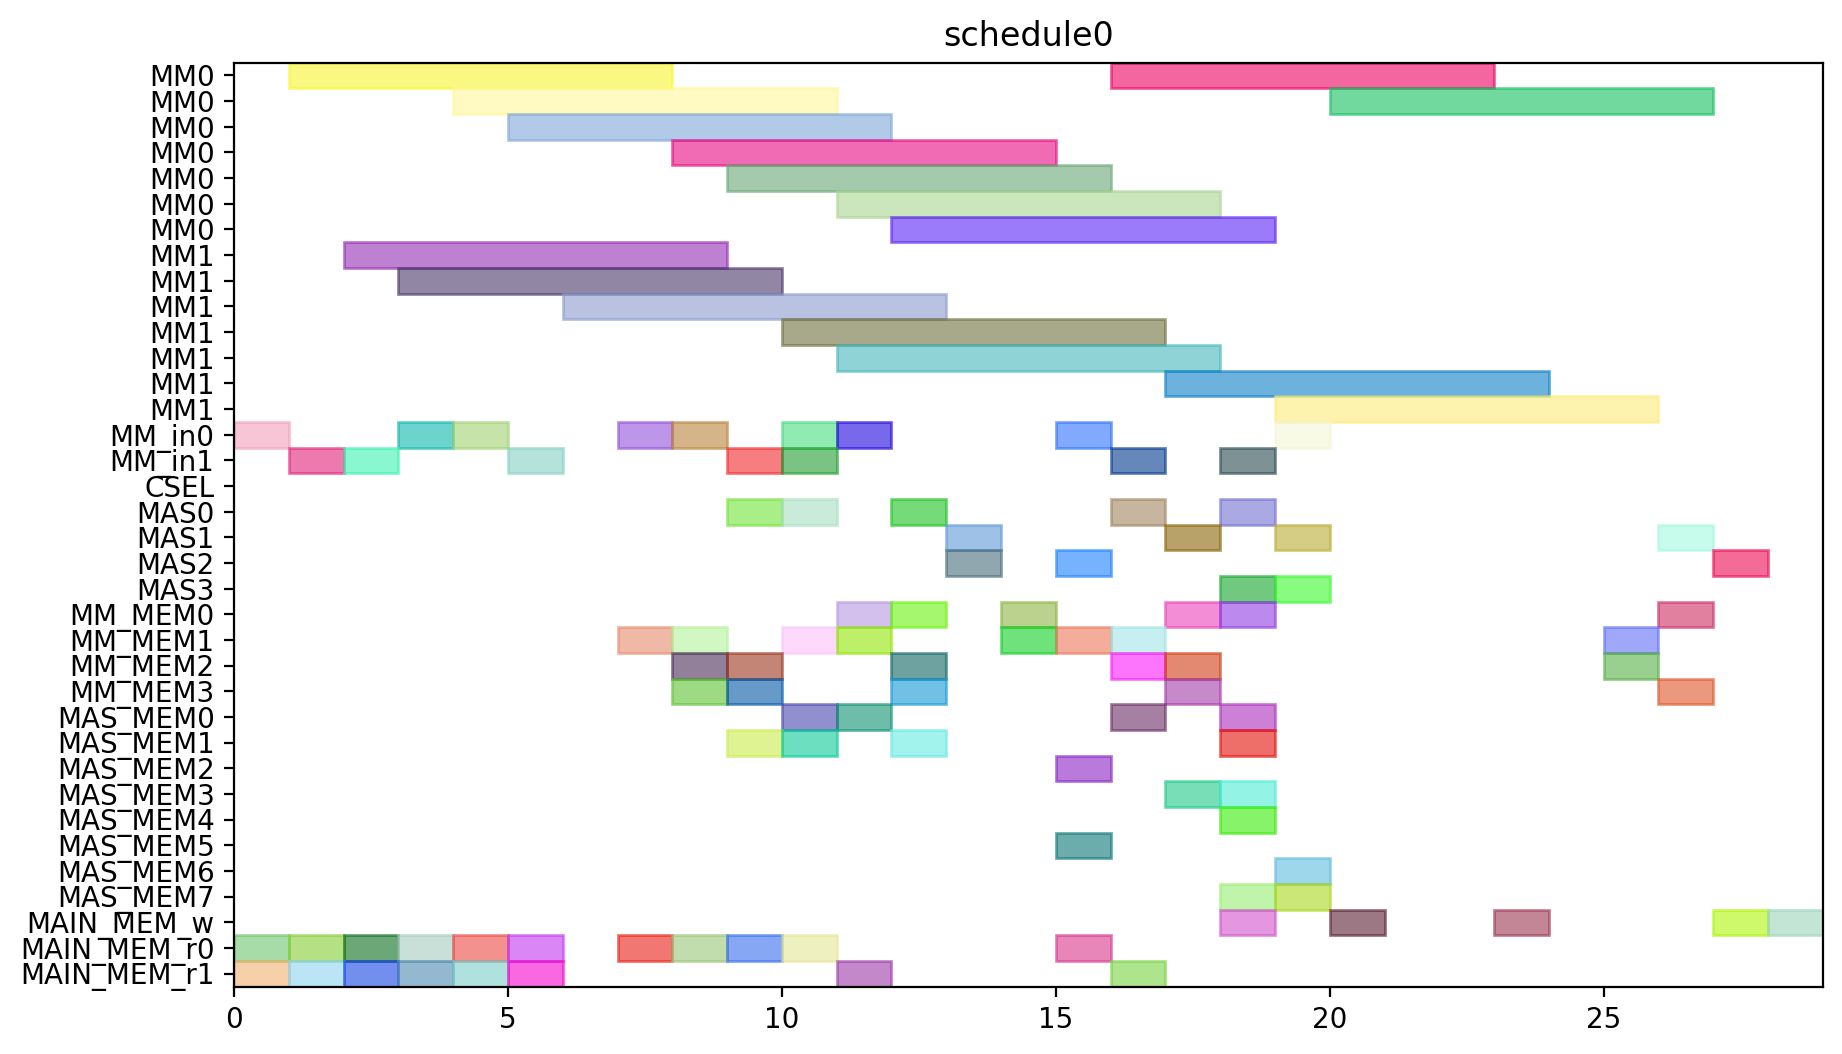

Write the Python code that produced this figure.
from pyschedule import Scenario, solvers, plotters, alt


def solve():
	horizon = 120
	S = Scenario("schedule0", horizon=horizon)

	# resource
	MM = S.Resources('MM', num=2, size=7)
	MM_in = S.Resources('MM_in', num=2)
	CSEL = S.Resource('CSEL')
	MAS = S.Resources('MAS', num=4, size=1, periods=range(1, horizon))
	MM_MEM = S.Resources('MM_MEM', num=4)
	MAS_MEM = S.Resources('MAS_MEM', num=8)
	MAIN_MEM_w = S.Resource('MAIN_MEM_w', size=1)
	MAIN_MEM_r = S.Resources('MAIN_MEM_r', num=2)

	# result of previous scheduling

	# new tasks
	t0 = S.Task('t0', length=7, delay_cost=1)
	t0 += alt(MM)
	t0_in = S.Task('t0_in', length=1, delay_cost=1)
	t0_in += alt(MM_in)
	S += t0_in*MM_in[0]<=t0*MM[0]
	S += t0_in*MM_in[1]<=t0*MM[1]
	t0_mem0 = S.Task('t0_mem0', length=1, delay_cost=1)
	t0_mem0 += MAIN_MEM_r[0]
	S += t0_mem0 <= t0

	t0_mem1 = S.Task('t0_mem1', length=1, delay_cost=1)
	t0_mem1 += MAIN_MEM_r[1]
	S += t0_mem1 <= t0

	t1 = S.Task('t1', length=7, delay_cost=1)
	t1 += alt(MM)
	t1_in = S.Task('t1_in', length=1, delay_cost=1)
	t1_in += alt(MM_in)
	S += t1_in*MM_in[0]<=t1*MM[0]
	S += t1_in*MM_in[1]<=t1*MM[1]
	t1_mem0 = S.Task('t1_mem0', length=1, delay_cost=1)
	t1_mem0 += MAIN_MEM_r[0]
	S += t1_mem0 <= t1

	t1_mem1 = S.Task('t1_mem1', length=1, delay_cost=1)
	t1_mem1 += MAIN_MEM_r[1]
	S += t1_mem1 <= t1

	t2 = S.Task('t2', length=7, delay_cost=1)
	t2 += alt(MM)
	t2_in = S.Task('t2_in', length=1, delay_cost=1)
	t2_in += alt(MM_in)
	S += t2_in*MM_in[0]<=t2*MM[0]
	S += t2_in*MM_in[1]<=t2*MM[1]
	t2_mem0 = S.Task('t2_mem0', length=1, delay_cost=1)
	t2_mem0 += MAIN_MEM_r[0]
	S += t2_mem0 <= t2

	t2_mem1 = S.Task('t2_mem1', length=1, delay_cost=1)
	t2_mem1 += MAIN_MEM_r[1]
	S += t2_mem1 <= t2

	t3 = S.Task('t3', length=7, delay_cost=1)
	t3 += alt(MM)
	t3_in = S.Task('t3_in', length=1, delay_cost=1)
	t3_in += alt(MM_in)
	S += t3_in*MM_in[0]<=t3*MM[0]
	S += t3_in*MM_in[1]<=t3*MM[1]
	t3_mem0 = S.Task('t3_mem0', length=1, delay_cost=1)
	t3_mem0 += MAIN_MEM_r[0]
	S += t3_mem0 <= t3

	t3_mem1 = S.Task('t3_mem1', length=1, delay_cost=1)
	t3_mem1 += MAIN_MEM_r[1]
	S += t3_mem1 <= t3

	t5 = S.Task('t5', length=7, delay_cost=1)
	t5 += alt(MM)
	t5_in = S.Task('t5_in', length=1, delay_cost=1)
	t5_in += alt(MM_in)
	S += t5_in*MM_in[0]<=t5*MM[0]
	S += t5_in*MM_in[1]<=t5*MM[1]
	t5_mem0 = S.Task('t5_mem0', length=1, delay_cost=1)
	t5_mem0 += MAIN_MEM_r[0]
	S += t5_mem0 <= t5

	t5_mem1 = S.Task('t5_mem1', length=1, delay_cost=1)
	t5_mem1 += MAIN_MEM_r[1]
	S += t5_mem1 <= t5

	t23 = S.Task('t23', length=7, delay_cost=1)
	t23 += alt(MM)
	t23_in = S.Task('t23_in', length=1, delay_cost=1)
	t23_in += alt(MM_in)
	S += t23_in*MM_in[0]<=t23*MM[0]
	S += t23_in*MM_in[1]<=t23*MM[1]
	t23_mem0 = S.Task('t23_mem0', length=1, delay_cost=1)
	t23_mem0 += MAIN_MEM_r[0]
	S += t23_mem0 <= t23

	t23_mem1 = S.Task('t23_mem1', length=1, delay_cost=1)
	t23_mem1 += MAIN_MEM_r[1]
	S += t23_mem1 <= t23

	t4 = S.Task('t4', length=1, delay_cost=1)
	t4 += alt(MAS)
	t4_mem0 = S.Task('t4_mem0', length=1, delay_cost=1)
	t4_mem0 += alt(MM_MEM)
	S += (t3*MM[0])-1 < t4_mem0*MM_MEM[0]
	S += (t3*MM[1])-1 < t4_mem0*MM_MEM[2]
	S += t4_mem0 <= t4

	t4_mem1 = S.Task('t4_mem1', length=1, delay_cost=1)
	t4_mem1 += alt(MM_MEM)
	S += (t3*MM[0])-1 < t4_mem1*MM_MEM[1]
	S += (t3*MM[1])-1 < t4_mem1*MM_MEM[3]
	S += t4_mem1 <= t4

	t6 = S.Task('t6', length=1, delay_cost=1)
	t6 += alt(MAS)
	t6_mem0 = S.Task('t6_mem0', length=1, delay_cost=1)
	t6_mem0 += alt(MM_MEM)
	S += (t5*MM[0])-1 < t6_mem0*MM_MEM[0]
	S += (t5*MM[1])-1 < t6_mem0*MM_MEM[2]
	S += t6_mem0 <= t6

	t6_mem1 = S.Task('t6_mem1', length=1, delay_cost=1)
	t6_mem1 += alt(MM_MEM)
	S += (t5*MM[0])-1 < t6_mem1*MM_MEM[1]
	S += (t5*MM[1])-1 < t6_mem1*MM_MEM[3]
	S += t6_mem1 <= t6

	t8 = S.Task('t8', length=7, delay_cost=1)
	t8 += alt(MM)
	t8_in = S.Task('t8_in', length=1, delay_cost=1)
	t8_in += alt(MM_in)
	S += t8_in*MM_in[0]<=t8*MM[0]
	S += t8_in*MM_in[1]<=t8*MM[1]
	t8_mem0 = S.Task('t8_mem0', length=1, delay_cost=1)
	t8_mem0 += MAIN_MEM_r[0]
	S += t8_mem0 <= t8

	t8_mem1 = S.Task('t8_mem1', length=1, delay_cost=1)
	t8_mem1 += alt(MM_MEM)
	S += (t2*MM[0])-1 < t8_mem1*MM_MEM[1]
	S += (t2*MM[1])-1 < t8_mem1*MM_MEM[3]
	S += t8_mem1 <= t8

	t15 = S.Task('t15', length=7, delay_cost=1)
	t15 += alt(MM)
	t15_in = S.Task('t15_in', length=1, delay_cost=1)
	t15_in += alt(MM_in)
	S += t15_in*MM_in[0]<=t15*MM[0]
	S += t15_in*MM_in[1]<=t15*MM[1]
	t15_mem0 = S.Task('t15_mem0', length=1, delay_cost=1)
	t15_mem0 += MAIN_MEM_r[0]
	S += t15_mem0 <= t15

	t15_mem1 = S.Task('t15_mem1', length=1, delay_cost=1)
	t15_mem1 += alt(MM_MEM)
	S += (t2*MM[0])-1 < t15_mem1*MM_MEM[1]
	S += (t2*MM[1])-1 < t15_mem1*MM_MEM[3]
	S += t15_mem1 <= t15

	t19 = S.Task('t19', length=1, delay_cost=1)
	t19 += alt(MAS)
	t19_mem0 = S.Task('t19_mem0', length=1, delay_cost=1)
	t19_mem0 += alt(MM_MEM)
	S += (t0*MM[0])-1 < t19_mem0*MM_MEM[0]
	S += (t0*MM[1])-1 < t19_mem0*MM_MEM[2]
	S += t19_mem0 <= t19

	t19_mem1 = S.Task('t19_mem1', length=1, delay_cost=1)
	t19_mem1 += alt(MM_MEM)
	S += (t0*MM[0])-1 < t19_mem1*MM_MEM[1]
	S += (t0*MM[1])-1 < t19_mem1*MM_MEM[3]
	S += t19_mem1 <= t19

	t24 = S.Task('t24', length=1, delay_cost=1)
	t24 += alt(MAS)
	t24_mem0 = S.Task('t24_mem0', length=1, delay_cost=1)
	t24_mem0 += alt(MM_MEM)
	S += (t23*MM[0])-1 < t24_mem0*MM_MEM[0]
	S += (t23*MM[1])-1 < t24_mem0*MM_MEM[2]
	S += t24_mem0 <= t24

	t24_mem1 = S.Task('t24_mem1', length=1, delay_cost=1)
	t24_mem1 += alt(MM_MEM)
	S += (t23*MM[0])-1 < t24_mem1*MM_MEM[1]
	S += (t23*MM[1])-1 < t24_mem1*MM_MEM[3]
	S += t24_mem1 <= t24

	t7 = S.Task('t7', length=7, delay_cost=1)
	t7 += alt(MM)
	t7_in = S.Task('t7_in', length=1, delay_cost=1)
	t7_in += alt(MM_in)
	S += t7_in*MM_in[0]<=t7*MM[0]
	S += t7_in*MM_in[1]<=t7*MM[1]
	t7_mem0 = S.Task('t7_mem0', length=1, delay_cost=1)
	t7_mem0 += MAIN_MEM_r[0]
	S += t7_mem0 <= t7

	t7_mem1 = S.Task('t7_mem1', length=1, delay_cost=1)
	t7_mem1 += alt(MAS_MEM)
	S += (t6*MAS[0])-1 < t7_mem1*MAS_MEM[1]
	S += (t6*MAS[1])-1 < t7_mem1*MAS_MEM[3]
	S += (t6*MAS[2])-1 < t7_mem1*MAS_MEM[5]
	S += (t6*MAS[3])-1 < t7_mem1*MAS_MEM[7]
	S += t7_mem1 <= t7

	t14 = S.Task('t14', length=7, delay_cost=1)
	t14 += alt(MM)
	t14_in = S.Task('t14_in', length=1, delay_cost=1)
	t14_in += alt(MM_in)
	S += t14_in*MM_in[0]<=t14*MM[0]
	S += t14_in*MM_in[1]<=t14*MM[1]
	S += 0<t14

	t14_w = S.Task('t14_w', length=1, delay_cost=1)
	t14_w += alt(MAIN_MEM_w)
	S += t14 <= t14_w

	t14_mem0 = S.Task('t14_mem0', length=1, delay_cost=1)
	t14_mem0 += MAIN_MEM_r[0]
	S += t14_mem0 <= t14

	t14_mem1 = S.Task('t14_mem1', length=1, delay_cost=1)
	t14_mem1 += alt(MAS_MEM)
	S += (t6*MAS[0])-1 < t14_mem1*MAS_MEM[1]
	S += (t6*MAS[1])-1 < t14_mem1*MAS_MEM[3]
	S += (t6*MAS[2])-1 < t14_mem1*MAS_MEM[5]
	S += (t6*MAS[3])-1 < t14_mem1*MAS_MEM[7]
	S += t14_mem1 <= t14

	t16 = S.Task('t16', length=1, delay_cost=1)
	t16 += alt(MAS)
	t16_mem0 = S.Task('t16_mem0', length=1, delay_cost=1)
	t16_mem0 += alt(MM_MEM)
	S += (t0*MM[0])-1 < t16_mem0*MM_MEM[0]
	S += (t0*MM[1])-1 < t16_mem0*MM_MEM[2]
	S += t16_mem0 <= t16

	t16_mem1 = S.Task('t16_mem1', length=1, delay_cost=1)
	t16_mem1 += alt(MM_MEM)
	S += (t15*MM[0])-1 < t16_mem1*MM_MEM[1]
	S += (t15*MM[1])-1 < t16_mem1*MM_MEM[3]
	S += t16_mem1 <= t16

	t20 = S.Task('t20', length=1, delay_cost=1)
	t20 += alt(MAS)
	t20_mem0 = S.Task('t20_mem0', length=1, delay_cost=1)
	t20_mem0 += alt(MM_MEM)
	S += (t0*MM[0])-1 < t20_mem0*MM_MEM[0]
	S += (t0*MM[1])-1 < t20_mem0*MM_MEM[2]
	S += t20_mem0 <= t20

	t20_mem1 = S.Task('t20_mem1', length=1, delay_cost=1)
	t20_mem1 += alt(MAS_MEM)
	S += (t19*MAS[0])-1 < t20_mem1*MAS_MEM[1]
	S += (t19*MAS[1])-1 < t20_mem1*MAS_MEM[3]
	S += (t19*MAS[2])-1 < t20_mem1*MAS_MEM[5]
	S += (t19*MAS[3])-1 < t20_mem1*MAS_MEM[7]
	S += t20_mem1 <= t20

	t25 = S.Task('t25', length=7, delay_cost=1)
	t25 += alt(MM)
	t25_in = S.Task('t25_in', length=1, delay_cost=1)
	t25_in += alt(MM_in)
	S += t25_in*MM_in[0]<=t25*MM[0]
	S += t25_in*MM_in[1]<=t25*MM[1]
	t25_mem0 = S.Task('t25_mem0', length=1, delay_cost=1)
	t25_mem0 += alt(MAS_MEM)
	S += (t24*MAS[0])-1 < t25_mem0*MAS_MEM[0]
	S += (t24*MAS[1])-1 < t25_mem0*MAS_MEM[2]
	S += (t24*MAS[2])-1 < t25_mem0*MAS_MEM[4]
	S += (t24*MAS[3])-1 < t25_mem0*MAS_MEM[6]
	S += t25_mem0 <= t25

	t25_mem1 = S.Task('t25_mem1', length=1, delay_cost=1)
	t25_mem1 += MAIN_MEM_r[1]
	S += t25_mem1 <= t25

	t26 = S.Task('t26', length=7, delay_cost=1)
	t26 += alt(MM)
	t26_in = S.Task('t26_in', length=1, delay_cost=1)
	t26_in += alt(MM_in)
	S += t26_in*MM_in[0]<=t26*MM[0]
	S += t26_in*MM_in[1]<=t26*MM[1]
	t26_mem0 = S.Task('t26_mem0', length=1, delay_cost=1)
	t26_mem0 += alt(MAS_MEM)
	S += (t24*MAS[0])-1 < t26_mem0*MAS_MEM[0]
	S += (t24*MAS[1])-1 < t26_mem0*MAS_MEM[2]
	S += (t24*MAS[2])-1 < t26_mem0*MAS_MEM[4]
	S += (t24*MAS[3])-1 < t26_mem0*MAS_MEM[6]
	S += t26_mem0 <= t26

	t26_mem1 = S.Task('t26_mem1', length=1, delay_cost=1)
	t26_mem1 += alt(MM_MEM)
	S += (t1*MM[0])-1 < t26_mem1*MM_MEM[1]
	S += (t1*MM[1])-1 < t26_mem1*MM_MEM[3]
	S += t26_mem1 <= t26

	t9 = S.Task('t9', length=1, delay_cost=1)
	t9 += alt(MAS)
	t9_mem0 = S.Task('t9_mem0', length=1, delay_cost=1)
	t9_mem0 += alt(MM_MEM)
	S += (t7*MM[0])-1 < t9_mem0*MM_MEM[0]
	S += (t7*MM[1])-1 < t9_mem0*MM_MEM[2]
	S += t9_mem0 <= t9

	t9_mem1 = S.Task('t9_mem1', length=1, delay_cost=1)
	t9_mem1 += alt(MM_MEM)
	S += (t8*MM[0])-1 < t9_mem1*MM_MEM[1]
	S += (t8*MM[1])-1 < t9_mem1*MM_MEM[3]
	S += t9_mem1 <= t9

	t17 = S.Task('t17', length=7, delay_cost=1)
	t17 += alt(MM)
	t17_in = S.Task('t17_in', length=1, delay_cost=1)
	t17_in += alt(MM_in)
	S += t17_in*MM_in[0]<=t17*MM[0]
	S += t17_in*MM_in[1]<=t17*MM[1]
	S += 0<t17

	t17_w = S.Task('t17_w', length=1, delay_cost=1)
	t17_w += alt(MAIN_MEM_w)
	S += t17 <= t17_w

	t17_mem0 = S.Task('t17_mem0', length=1, delay_cost=1)
	t17_mem0 += MAIN_MEM_r[0]
	S += t17_mem0 <= t17

	t17_mem1 = S.Task('t17_mem1', length=1, delay_cost=1)
	t17_mem1 += alt(MAS_MEM)
	S += (t16*MAS[0])-1 < t17_mem1*MAS_MEM[1]
	S += (t16*MAS[1])-1 < t17_mem1*MAS_MEM[3]
	S += (t16*MAS[2])-1 < t17_mem1*MAS_MEM[5]
	S += (t16*MAS[3])-1 < t17_mem1*MAS_MEM[7]
	S += t17_mem1 <= t17

	t21 = S.Task('t21', length=1, delay_cost=1)
	t21 += alt(MAS)
	t21_mem0 = S.Task('t21_mem0', length=1, delay_cost=1)
	t21_mem0 += alt(MAS_MEM)
	S += (t20*MAS[0])-1 < t21_mem0*MAS_MEM[0]
	S += (t20*MAS[1])-1 < t21_mem0*MAS_MEM[2]
	S += (t20*MAS[2])-1 < t21_mem0*MAS_MEM[4]
	S += (t20*MAS[3])-1 < t21_mem0*MAS_MEM[6]
	S += t21_mem0 <= t21

	t21_mem1 = S.Task('t21_mem1', length=1, delay_cost=1)
	t21_mem1 += alt(MM_MEM)
	S += (t15*MM[0])-1 < t21_mem1*MM_MEM[1]
	S += (t15*MM[1])-1 < t21_mem1*MM_MEM[3]
	S += t21_mem1 <= t21

	t27 = S.Task('t27', length=1, delay_cost=1)
	t27 += alt(MAS)
	t27_mem0 = S.Task('t27_mem0', length=1, delay_cost=1)
	t27_mem0 += alt(MM_MEM)
	S += (t26*MM[0])-1 < t27_mem0*MM_MEM[0]
	S += (t26*MM[1])-1 < t27_mem0*MM_MEM[2]
	S += t27_mem0 <= t27

	t27_mem1 = S.Task('t27_mem1', length=1, delay_cost=1)
	t27_mem1 += alt(MM_MEM)
	S += (t26*MM[0])-1 < t27_mem1*MM_MEM[1]
	S += (t26*MM[1])-1 < t27_mem1*MM_MEM[3]
	S += t27_mem1 <= t27

	t10 = S.Task('t10', length=1, delay_cost=1)
	t10 += alt(MAS)
	t10_mem0 = S.Task('t10_mem0', length=1, delay_cost=1)
	t10_mem0 += alt(MM_MEM)
	S += (t1*MM[0])-1 < t10_mem0*MM_MEM[0]
	S += (t1*MM[1])-1 < t10_mem0*MM_MEM[2]
	S += t10_mem0 <= t10

	t10_mem1 = S.Task('t10_mem1', length=1, delay_cost=1)
	t10_mem1 += alt(MAS_MEM)
	S += (t9*MAS[0])-1 < t10_mem1*MAS_MEM[1]
	S += (t9*MAS[1])-1 < t10_mem1*MAS_MEM[3]
	S += (t9*MAS[2])-1 < t10_mem1*MAS_MEM[5]
	S += (t9*MAS[3])-1 < t10_mem1*MAS_MEM[7]
	S += t10_mem1 <= t10

	t11 = S.Task('t11', length=1, delay_cost=1)
	t11 += alt(MAS)
	t11_mem0 = S.Task('t11_mem0', length=1, delay_cost=1)
	t11_mem0 += alt(MM_MEM)
	S += (t1*MM[0])-1 < t11_mem0*MM_MEM[0]
	S += (t1*MM[1])-1 < t11_mem0*MM_MEM[2]
	S += t11_mem0 <= t11

	t11_mem1 = S.Task('t11_mem1', length=1, delay_cost=1)
	t11_mem1 += alt(MAS_MEM)
	S += (t9*MAS[0])-1 < t11_mem1*MAS_MEM[1]
	S += (t9*MAS[1])-1 < t11_mem1*MAS_MEM[3]
	S += (t9*MAS[2])-1 < t11_mem1*MAS_MEM[5]
	S += (t9*MAS[3])-1 < t11_mem1*MAS_MEM[7]
	S += t11_mem1 <= t11

	t22 = S.Task('t22', length=7, delay_cost=1)
	t22 += alt(MM)
	t22_in = S.Task('t22_in', length=1, delay_cost=1)
	t22_in += alt(MM_in)
	S += t22_in*MM_in[0]<=t22*MM[0]
	S += t22_in*MM_in[1]<=t22*MM[1]
	t22_mem0 = S.Task('t22_mem0', length=1, delay_cost=1)
	t22_mem0 += alt(MAS_MEM)
	S += (t21*MAS[0])-1 < t22_mem0*MAS_MEM[0]
	S += (t21*MAS[1])-1 < t22_mem0*MAS_MEM[2]
	S += (t21*MAS[2])-1 < t22_mem0*MAS_MEM[4]
	S += (t21*MAS[3])-1 < t22_mem0*MAS_MEM[6]
	S += t22_mem0 <= t22

	t22_mem1 = S.Task('t22_mem1', length=1, delay_cost=1)
	t22_mem1 += MAIN_MEM_r[1]
	S += t22_mem1 <= t22

	new_PZ = S.Task('new_PZ', length=1, delay_cost=1)
	new_PZ += alt(MAS)
	S += 0<new_PZ

	new_PZ_w = S.Task('new_PZ_w', length=1, delay_cost=1)
	new_PZ_w += alt(MAIN_MEM_w)
	S += new_PZ <= new_PZ_w

	new_PZ_mem0 = S.Task('new_PZ_mem0', length=1, delay_cost=1)
	new_PZ_mem0 += alt(MAS_MEM)
	S += (t27*MAS[0])-1 < new_PZ_mem0*MAS_MEM[0]
	S += (t27*MAS[1])-1 < new_PZ_mem0*MAS_MEM[2]
	S += (t27*MAS[2])-1 < new_PZ_mem0*MAS_MEM[4]
	S += (t27*MAS[3])-1 < new_PZ_mem0*MAS_MEM[6]
	S += new_PZ_mem0 <= new_PZ

	new_PZ_mem1 = S.Task('new_PZ_mem1', length=1, delay_cost=1)
	new_PZ_mem1 += alt(MAS_MEM)
	S += (t27*MAS[0])-1 < new_PZ_mem1*MAS_MEM[1]
	S += (t27*MAS[1])-1 < new_PZ_mem1*MAS_MEM[3]
	S += (t27*MAS[2])-1 < new_PZ_mem1*MAS_MEM[5]
	S += (t27*MAS[3])-1 < new_PZ_mem1*MAS_MEM[7]
	S += new_PZ_mem1 <= new_PZ

	t12 = S.Task('t12', length=7, delay_cost=1)
	t12 += alt(MM)
	t12_in = S.Task('t12_in', length=1, delay_cost=1)
	t12_in += alt(MM_in)
	S += t12_in*MM_in[0]<=t12*MM[0]
	S += t12_in*MM_in[1]<=t12*MM[1]
	t12_mem0 = S.Task('t12_mem0', length=1, delay_cost=1)
	t12_mem0 += alt(MAS_MEM)
	S += (t10*MAS[0])-1 < t12_mem0*MAS_MEM[0]
	S += (t10*MAS[1])-1 < t12_mem0*MAS_MEM[2]
	S += (t10*MAS[2])-1 < t12_mem0*MAS_MEM[4]
	S += (t10*MAS[3])-1 < t12_mem0*MAS_MEM[6]
	S += t12_mem0 <= t12

	t12_mem1 = S.Task('t12_mem1', length=1, delay_cost=1)
	t12_mem1 += alt(MAS_MEM)
	S += (t11*MAS[0])-1 < t12_mem1*MAS_MEM[1]
	S += (t11*MAS[1])-1 < t12_mem1*MAS_MEM[3]
	S += (t11*MAS[2])-1 < t12_mem1*MAS_MEM[5]
	S += (t11*MAS[3])-1 < t12_mem1*MAS_MEM[7]
	S += t12_mem1 <= t12

	t13 = S.Task('t13', length=7, delay_cost=1)
	t13 += alt(MM)
	t13_in = S.Task('t13_in', length=1, delay_cost=1)
	t13_in += alt(MM_in)
	S += t13_in*MM_in[0]<=t13*MM[0]
	S += t13_in*MM_in[1]<=t13*MM[1]
	t13_mem0 = S.Task('t13_mem0', length=1, delay_cost=1)
	t13_mem0 += alt(MAS_MEM)
	S += (t4*MAS[0])-1 < t13_mem0*MAS_MEM[0]
	S += (t4*MAS[1])-1 < t13_mem0*MAS_MEM[2]
	S += (t4*MAS[2])-1 < t13_mem0*MAS_MEM[4]
	S += (t4*MAS[3])-1 < t13_mem0*MAS_MEM[6]
	S += t13_mem0 <= t13

	t13_mem1 = S.Task('t13_mem1', length=1, delay_cost=1)
	t13_mem1 += alt(MAS_MEM)
	S += (t10*MAS[0])-1 < t13_mem1*MAS_MEM[1]
	S += (t10*MAS[1])-1 < t13_mem1*MAS_MEM[3]
	S += (t10*MAS[2])-1 < t13_mem1*MAS_MEM[5]
	S += (t10*MAS[3])-1 < t13_mem1*MAS_MEM[7]
	S += t13_mem1 <= t13

	new_PY = S.Task('new_PY', length=1, delay_cost=1)
	new_PY += alt(MAS)
	S += 0<new_PY

	new_PY_w = S.Task('new_PY_w', length=1, delay_cost=1)
	new_PY_w += alt(MAIN_MEM_w)
	S += new_PY <= new_PY_w

	new_PY_mem0 = S.Task('new_PY_mem0', length=1, delay_cost=1)
	new_PY_mem0 += alt(MM_MEM)
	S += (t12*MM[0])-1 < new_PY_mem0*MM_MEM[0]
	S += (t12*MM[1])-1 < new_PY_mem0*MM_MEM[2]
	S += new_PY_mem0 <= new_PY

	new_PY_mem1 = S.Task('new_PY_mem1', length=1, delay_cost=1)
	new_PY_mem1 += alt(MM_MEM)
	S += (t22*MM[0])-1 < new_PY_mem1*MM_MEM[1]
	S += (t22*MM[1])-1 < new_PY_mem1*MM_MEM[3]
	S += new_PY_mem1 <= new_PY

	new_PX = S.Task('new_PX', length=1, delay_cost=1)
	new_PX += alt(MAS)
	S += 0<new_PX

	new_PX_w = S.Task('new_PX_w', length=1, delay_cost=1)
	new_PX_w += alt(MAIN_MEM_w)
	S += new_PX <= new_PX_w

	new_PX_mem0 = S.Task('new_PX_mem0', length=1, delay_cost=1)
	new_PX_mem0 += alt(MM_MEM)
	S += (t13*MM[0])-1 < new_PX_mem0*MM_MEM[0]
	S += (t13*MM[1])-1 < new_PX_mem0*MM_MEM[2]
	S += new_PX_mem0 <= new_PX

	new_PX_mem1 = S.Task('new_PX_mem1', length=1, delay_cost=1)
	new_PX_mem1 += alt(MM_MEM)
	S += (t25*MM[0])-1 < new_PX_mem1*MM_MEM[1]
	S += (t25*MM[1])-1 < new_PX_mem1*MM_MEM[3]
	S += new_PX_mem1 <= new_PX

	solvers.mip.solve(S,msg=1,kind='CPLEX',ratio_gap=1.01)

	solution = [['hoge']*len(S.solution()[1]) for i in range(len(S.solution()))]
	for i in range(len(S.solution())):
		for j in range(len(S.solution()[i])):
			solution[i][j]=str(S.solution()[i][j])
	print(solution)

	cycles = int(solution[-1][3])

	pic_file_name = "/home/mfukuda/ABE/multiRAM_multiMAS_16mux/scheduling_result/stage7MM2_stage1MAS4/EP_DBL_A_ANY/schedule0.png"
	if(S.solution() != []):
		plotters.matplotlib.plot(S,img_filename=pic_file_name, show_task_labels=False, fig_size=(cycles*0.25+3, 6))

	return solution
